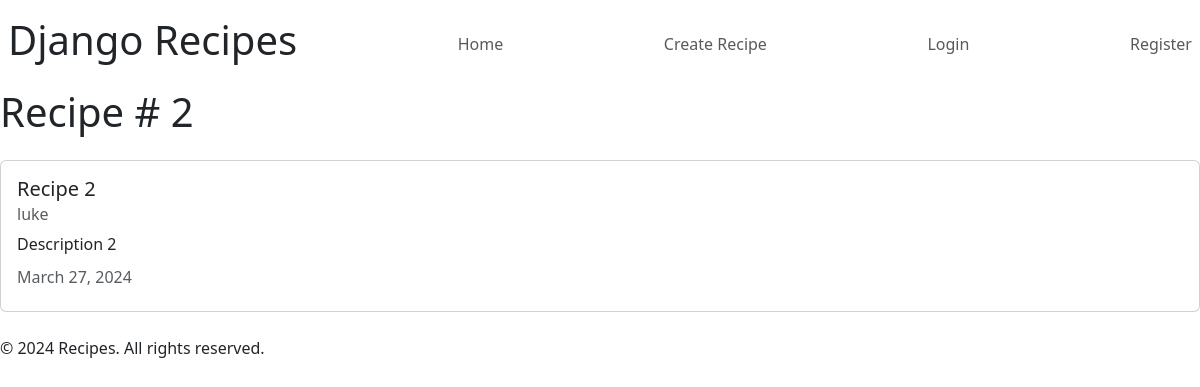
Screenshot of /recipe/2 with the database file from the repository.
### recipies/models.py (models this page shows, shortened)
class Recipie(models.Model):
    title = models.CharField(max_length=100)
    description = models.TextField()
    author = models.ForeignKey(User, on_delete=models.CASCADE)
    created_at = models.DateTimeField(auto_now_add=True)
    updated_at = models.DateTimeField(auto_now=True)

### recipies/views.py (the view)
# urls.py: path("recipe/<int:pk>", views.RecipieDetailView.as_view(), name="recipies-detail"),
class RecipieDetailView(DetailView):
    model = models.Recipie

### recipies/templates/recipies/recipie_detail.html (shortened to what this page needs)
{% extends "recipies/base.html" %}
{% block content %}
<h1>Recipe # {{ object.id }}</h1>
<div class="card my-4">
    <div class="card-body">
        <h5 class="card-title">{{ object.title }}</h5>
        <h6 class="card-subtitle mb-2 text-muted">{{ object.author }}</h6>
        <p class="card-text">
            {{ object.description }}
        <h6 class="card-subtitle mb-2 text-muted">{{ object.updated_at|date:"F d, Y" }}</h6>
    </div>
</div>
{% endblock %}

### rows the page displays
Recipie: id "2", title "Recipe 2", author "luke", description "Description 2", updated_at "March 27, 2024"
